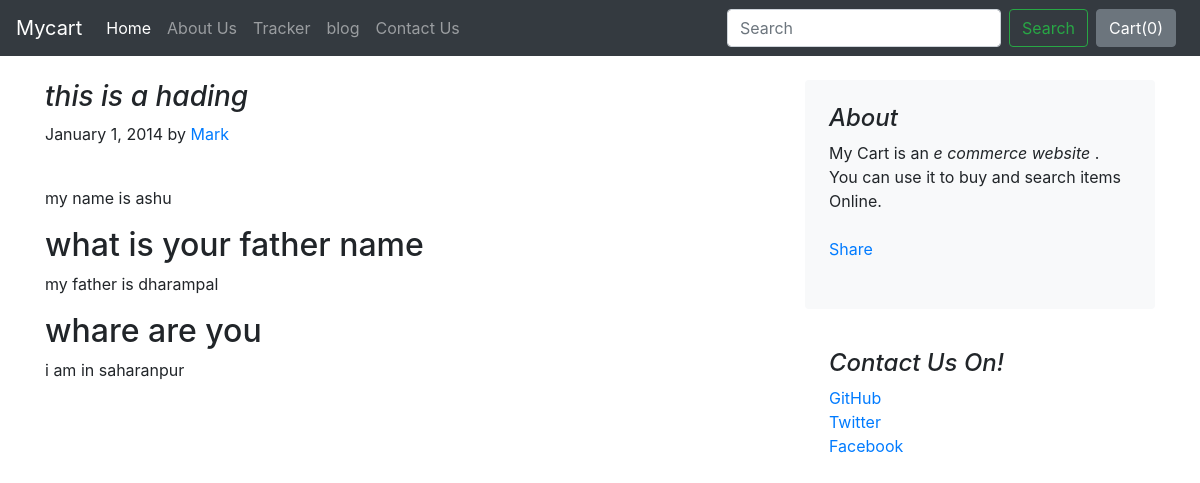
The page /blog/blogpost/1 on the database its author committed.
### blog/models.py (models this page shows)
class Blogpost(models.Model):
    post_id = models.AutoField(primary_key=True)
    title = models.CharField (max_length=50)
    head0 = models.CharField (max_length=500 ,default="")
    chead0 = models.CharField (max_length=5000 ,default="")
    head1 = models.CharField (max_length=500 ,default="")
    chead1 = models.CharField (max_length=5000 ,default="")
    head2 = models.CharField (max_length=500 ,default="")
    chead2 = models.CharField (max_length=5000 ,default="")
    pub_date = models.DateField()
    thumbnail= models.ImageField(upload_to="shop/images" ,default="")
    def __str__(self):
        return self.title

### blog/views.py (the view)
# urls.py: path("blogpost/<int:id>", views.blogpost , name="blogPost")
def blogpost (request,id):
    post = Blogpost.objects.filter(post_id = id)[0]
    print(post)
    return render(request , 'blog/blogpost.html' ,{'post' :post})

### blog/templates/blog/blogpost.html (shortened to what this page needs)
{% extends 'blog/basic.html' %}
{% block body %}
<div class="container ">
  <div class="row mt-4">
    <div class="col-md-8 blog-main">
      <h3 class=" font-italic">
        {{post.title}}
      </h3>
      <div class="blog-post">
        <p class="blog-post-meta">January 1, 2014 by <a href="#">Mark</a></p>
        <div class="fb-like" data-href="http://127.0.0.1:8000/blog/blogpost/{{post.post_id}}" data-width="" data-layout="standard" data-action="like" data-size="large" data-share="true"></div><br>
        <p>{{post.chead0}}</p>
        <h2>{{post.head1}}</h2>
        <p>{{post.chead1}}</p>
        <h2>{{post.head2}}</h2>
        <p>{{post.chead2}}</p>
      </div>
    </div>
    <aside class="col-md-4 blog-sidebar">
      <div class="p-4 mb-3 bg-light rounded">
        <h4 class="font-italic">About</h4>
        <p class="mb-0">My Cart is an <em>e commerce website</em> . You can use it to buy and search items Online.</p>
        <div class="fb-share-button my-4" data-href="http://127.0.0.1:8000/blog/blogpost/{{post.post_id}}" data-layout="button" data-size="large"><a target="_blank" href="https://www.facebook.com/sharer/sharer.php?u=http%3A%2F%2F127.0.0.1%3A8000%2Fblog%2Fblogpost%2F4&amp;src=sdkpreparse" class="fb-xfbml-parse-ignore">Share</a></div>
      </div>
      <div class="p-4">
        <h4 class="font-italic">Contact Us On! </h4>
        <ol class="list-unstyled">
          <li><a href="#">GitHub</a></li>
          <li><a href="#">Twitter</a></li>
          <li><a href="#">Facebook</a></li>
        </ol>
      </div>
    </aside>
 </div>
</div>
{% endblock %}

### rows shown on the page
Blogpost: title "this is a hading", chead0 "my name is ashu", head1 "what is your father name", chead1 "my father is dharampal", head2 "whare are you", chead2 "i am in saharanpur"
